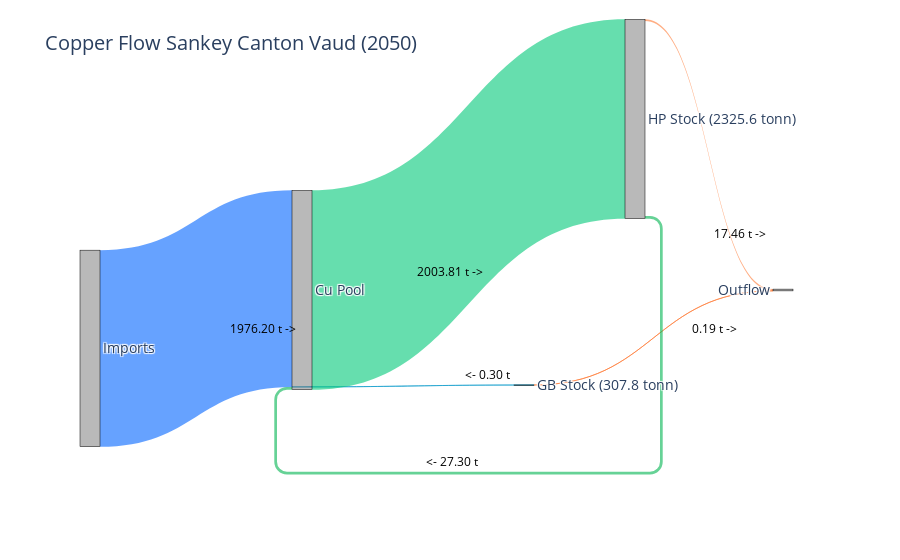

Notebook cell for this chart:
### Code cell
# Copper flow 2050
hp_cu_out = Copper_HP_o[-1]/1000
gb_cu_out = Copper_GB_o[-1]/1000


hp_to_cu = rr * hp_cu_out
gb_to_cu = rr * gb_cu_out

imports_to_cu = -Copper_HP_i[-1]/1000 +  -Copper_GB_i[-1]/1000

print(hp_cu_out)
print(gb_cu_out)


gb_to_outflow = gb_cu_out - gb_to_cu
hp_to_outflow = hp_cu_out - hp_to_cu

cu_to_hp = imports_to_cu + gb_to_cu + hp_to_cu
# -------------------------

labels = [
    "Imports",   # 0
    "Cu Pool",   # 1
    "GB Stock (307.8 tonn)",  # 2
    "HP Stock (2325.6 tonn)",  # 3
    "Outflow"    # 4
]

sources = [
    0,  # Imports → Cu
    2,  # GB → Cu
    2,  # GB → Outflow
    1,  # Cu → HP
    3,  # HP → Cu
    3   # HP → Outflow
]

targets = [
    1,  # Imports → Cu
    1,  # GB → Cu
    4,  # GB → Outflow
    3,  # Cu → HP
    1,  # HP → Cu
    4   # HP → Outflow
]

values = [
    imports_to_cu,
    gb_to_cu,
    gb_to_outflow,
    cu_to_hp,
    hp_to_cu,
    hp_to_outflow
]

colors = [
    "rgba(0,100,255,0.6)",  # Imports → Cu
    "rgba(0,150,200,0.6)",  # GB → Cu
    "rgba(255,120,50,0.6)", # GB → Outflow
    "rgba(0,200,120,0.6)",  # Cu → HP
    "rgba(0,180,80,0.6)",   # HP → Cu
    "rgba(255,120,50,0.6)"  # HP → Outflow
]

node_x = [
    0.00,  # Imports
    0.30,  # Cu Pool
    0.60,  # GB Stock
    0.75,  # HP Stock
    0.95   # Outflow
]

node_y = [
    0.50,  # Imports (center left)
    0.50,  # Cu Pool (center)
    0.75,  # GB Stock (top)
    0.05,  # HP Stock (bottom)
    0.50   # Outflow (center right)
]

# (GB above, HP below)

fig = go.Figure(data=[go.Sankey(
    arrangement="fixed",
    node=dict(
        pad=20,
        thickness=20,
        line=dict(color="black", width=0.5),
        label=labels,
        x=node_x,
        y=node_y,
        color="rgba(80,80,80,0.4)"
    ),
    link=dict(
        source=sources,
        target=targets,
        value=values,
        color=colors,
        customdata=values,
        hovertemplate='Flow: %{customdata:.2f} t<extra></extra>'
    )
)])

# Add flow labels at approximate midpoints
annotations = [
    dict(x=0.20, y=0.40, text=f"{imports_to_cu:.2f} t ->", showarrow=False, font=dict(size=12, color="black")),
    dict(x=0.55, y=0.25, text=f"<- {gb_to_cu:.2f} t", showarrow=False, font=dict(size=12, color="black")),
    dict(x=0.89, y=0.40, text=f"{gb_to_outflow:.2f} t ->", showarrow=False, font=dict(size=12, color="black")),
    dict(x=0.50, y=0.55, text=f"{cu_to_hp:.2f} t ->", showarrow=False, font=dict(size=12, color="black")),
    dict(x=0.50, y=0.02, text=f" <- {hp_to_cu:.2f} t", showarrow=False, font=dict(size=12, color="black")),
    dict(x=0.93, y=0.65, text=f"{hp_to_outflow:.2f} t ->", showarrow=False, font=dict(size=12, color="black"))
]

fig.update_layout(
    title_text="Copper Flow Sankey Canton Vaud (2050)",
    font_size=14,
    annotations=annotations
)

fig.show()

### Figure 1 — Plotly figure (JSON) as saved in the notebook; plotly's stock layout.template omitted (floating-point values rounded to 4 significant figures)
{"data": [{"arrangement": "fixed", "link": {"color": ["rgba(0,100,255,0.6)", "rgba(0,150,200,0.6)", "rgba(255,120,50,0.6)", "rgba(0,200,120,0.6)", "rgba(0,180,80,0.6)", "rgba(255,120,50,0.6)"], "customdata": [1976.0, 0.2983, 0.1907, 2004.0, 27.3, 17.46], "hovertemplate": "Flow: %{customdata:.2f} t<extra></extra>", "source": [0, 2, 2, 1, 3, 3], "target": [1, 1, 4, 3, 1, 4], "value": [1976.0, 0.2983, 0.1907, 2004.0, 27.3, 17.46]}, "node": {"color": "rgba(80,80,80,0.4)", "label": ["Imports", "Cu Pool", "GB Stock (307.8 tonn)", "HP Stock (2325.6 tonn)", "Outflow"], "line": {"color": "black", "width": 0.5}, "pad": 20, "thickness": 20, "x": [0, 0.3, 0.6, 0.75, 0.95], "y": [0.5, 0.5, 0.75, 0.05, 0.5]}, "type": "sankey"}], "layout": {"annotations": [{"font": {"color": "black", "size": 12}, "showarrow": false, "text": "1976.20 t ->", "x": 0.2, "y": 0.4}, {"font": {"color": "black", "size": 12}, "showarrow": false, "text": "<- 0.30 t", "x": 0.55, "y": 0.25}, {"font": {"color": "black", "size": 12}, "showarrow": false, "text": "0.19 t ->", "x": 0.89, "y": 0.4}, {"font": {"color": "black", "size": 12}, "showarrow": false, "text": "2003.81 t ->", "x": 0.5, "y": 0.55}, {"font": {"color": "black", "size": 12}, "showarrow": false, "text": " <- 27.30 t", "x": 0.5, "y": 0.02}, {"font": {"color": "black", "size": 12}, "showarrow": false, "text": "17.46 t ->", "x": 0.93, "y": 0.65}], "font": {"size": 14}, "title": {"text": "Copper Flow Sankey Canton Vaud (2050)"}}}
